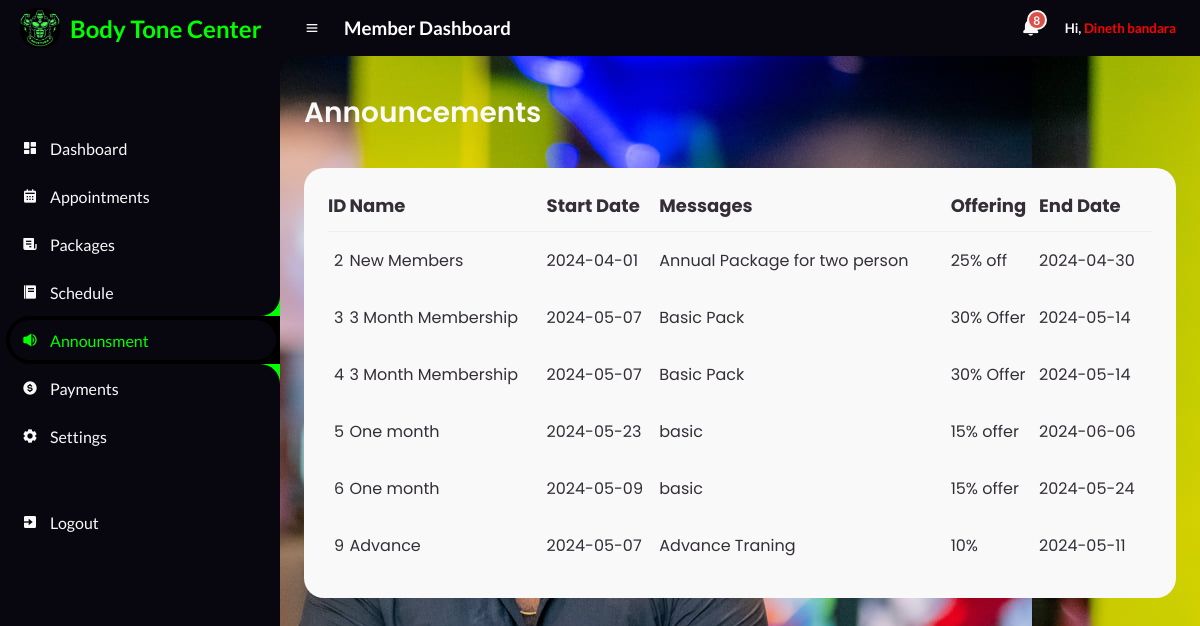
The app's page /Member/Announsments.php (signed in) with its own data.
### tables this page shows
CREATE TABLE `announsment_table` (
  `id` int(20) NOT NULL,
  `name` varchar(100) NOT NULL,
  `start` date NOT NULL,
  `message` varchar(255) NOT NULL,
  `offering` varchar(50) NOT NULL,
  `end` date NOT NULL
);

### Member/AnnounsmentBody.php (the view, shortened to what this page needs)
<main>
	<div class="head-title">
		<div class="left">
			<h1>Announcements</h1>
		</div>
	</div>
	<div class="table-data">
		<div class="order">
			<table class="table">
				<thead>
					<tr>
						<th style="font-size: large;">ID</th>
						<th style="font-size: large;">Name</th>
						<th style="font-size: large;">Start Date</th>
						<th style="font-size: large;">Messages</th>
						<th style="font-size: large;">Offering</th>
						<th style="font-size: large;">End Date</th>
					</tr>
				</thead>
				<tbody>
					<?php
					$servername = "localhost";
					$username = "root";
					$password = "";
					$database = "body_tone_db";
					$connection = new mysqli($servername, $username, $password, $database);
					$sql = "SELECT * FROM announsment_table";
					$result = $connection->query($sql);
					while ($row = $result->fetch_assoc()) {
						echo "
                    <tr>
                    <td>$row[id]</td>
                    <td>$row[name]</td>
                    <td>$row[start]</td>
                    <td>$row[message]</td>
					<td>$row[offering]</td>
					<td>$row[end]</td>
                </tr>
                    ";
					}
					?>
				</tbody>
			</table>
		</div>
	</div>
</main>

### Member/css/style.css (style rules this page uses)
* { margin: 0; padding: 0; box-sizing: border-box; }
:root { --poppins: 'Poppins', sans-serif; --lato: 'Lato', sans-serif; --light: #F9F9F9; --blue: #3C91E6; --light-blue: #CFE8FF; --grey: #eee; --dark-grey: #AAAAAA; --dark: #342E37; --red: #DB504A; --yellow: #FFCE26; --light-yellow: #FFF2C6; --orange: #FD7238; --light-orange: #FFE0D3; --black: #000000; --light-black: #1b1a1a; --li-black: #6F6C6C ; --slow-black:#08070f ; --lime:lime; }
html { overflow-x: hidden; }
body { background-image: url("8.jpg"); overflow-x: hidden; }
#content main { width: 100%; padding: 36px 24px; font-family: var(--poppins); max-height: calc(100vh - 56px); overflow-y: auto; }
#content main .head-title { display: flex; align-items: center; justify-content: space-between; grid-gap: 16px; flex-wrap: wrap; }
#content main .head-title .left h1 { font-size: 28px; font-weight: 600; margin-bottom: 10px; color: var(--light); }
#content main .table-data { display: flex; flex-wrap: wrap; grid-gap: 24px; margin-top: 24px; width: 100%; color: var(--dark); }
#content main .table-data > div { border-radius: 20px; background: var(--light); padding: 24px; overflow-x: auto; }
#content main .table-data .order { flex-grow: 1; flex-basis: 500px; }
#content main .table-data .order table { width: 100%; border-collapse: collapse; }
#content main .table-data .order table th { padding-bottom: 12px; font-size: 13px; text-align: left; border-bottom: 1px solid var(--grey); }
#content main .table-data .order table td { padding: 16px 0; }
#content main .table-data .order table tr td:first-child { display: flex; align-items: center; grid-gap: 12px; padding-left: 6px; }

### records on screen
announsment_table: id "2", name "New Members", start "2024-04-01", message "Annual Package for two person", offering "25% off", end "2024-04-30"
announsment_table: id "3", name "3 Month Membership", start "2024-05-07", message "Basic Pack", offering "30% Offer", end "2024-05-14"
announsment_table: id "4", name "3 Month Membership", start "2024-05-07", message "Basic Pack", offering "30% Offer", end "2024-05-14"
announsment_table: id "5", name "One month", start "2024-05-23", message "basic", offering "15% offer", end "2024-06-06"
announsment_table: id "6", name "One month", start "2024-05-09", message "basic", offering "15% offer", end "2024-05-24"
announsment_table: id "9", name "Advance", start "2024-05-07", message "Advance Traning", offering "10%", end "2024-05-11"

### other values on screen
$_SESSION['member_name'] "Dineth bandara"
